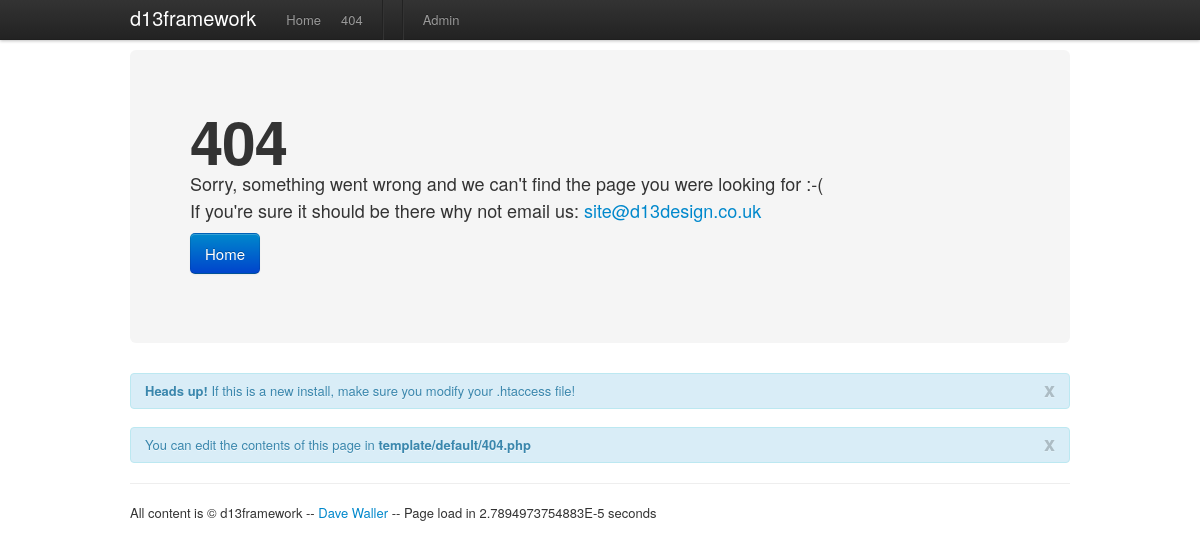
Before: / with the older database file.
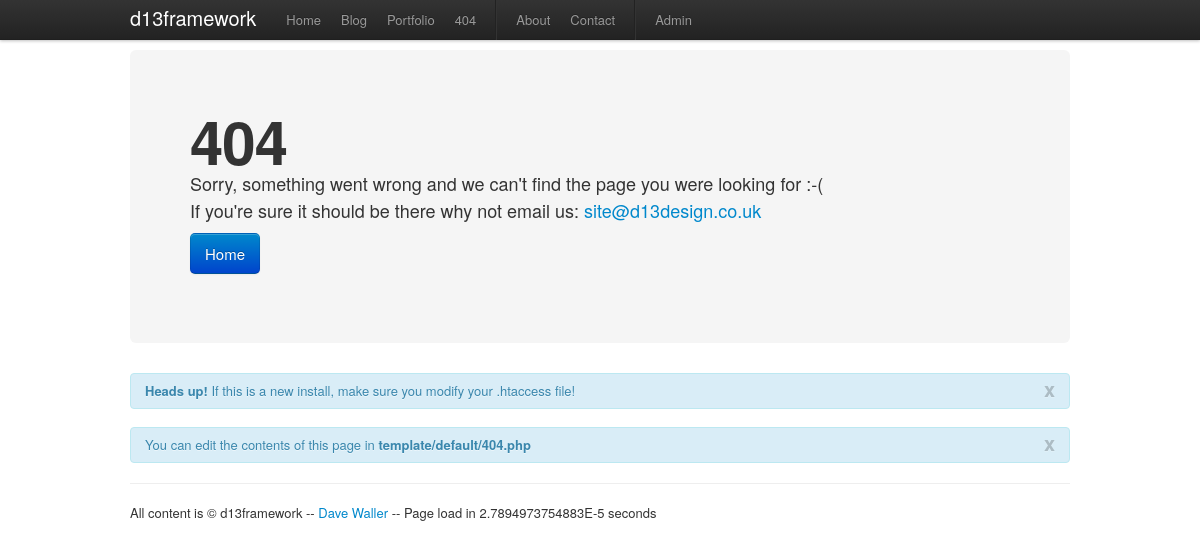
After: the same page with the newer database file.
### tables this page shows
CREATE TABLE `fw_sections` (
  `id` int(11) NOT NULL AUTO_INCREMENT,
  `title` text NOT NULL,
  `slug` text NOT NULL,
  PRIMARY KEY (`id`)
);

CREATE TABLE `fw_pages` (
  `id` int(11) NOT NULL AUTO_INCREMENT,
  `title` text NOT NULL,
  `slug` text NOT NULL,
  `contents` text NOT NULL,
  PRIMARY KEY (`id`)
);

### lib/config.inc.php (called while the page is built, shortened)
<?php
$path = "";
?>

### lib/route.inc.php (called while the page is built, shortened)
<?php
$u = $_SERVER['REQUEST_URI'];
$u = str_replace($path,"",$u);
$t = preg_split('[\\/]', $u, -1, PREG_SPLIT_NO_EMPTY);
$section = explode("?",$t[0]);
$a['section'] = $section[0];
$a['qs'] = $section[1];
$a['page'] = $t[1];
$a['items'] = array();
?>

### lib/helper.inc.php (the view, shortened to what this page needs)
<?php
function html_css($file,$rel="stylesheet"){
	echo '<link rel="'.$rel.'" type="text/css" href="'.SITE_URL.'/template/'.TEMPLATE.'/css/'.$file.'" />';
}
function html_link($link,$text,$linkClass='',$title='',$target='',$span=false){
	if($target=='' || !isset($target)) $target='_self';
	echo '<a href="'.$link.'" title="'.$title.'" class="'.$linkClass.'" target="'.$target.'">';
	echo $text;
	echo '</a>';
}
function list_pages($a){
	$result = mysql_query("SELECT * FROM ".TBL_PRE."pages");
	while($row = mysql_fetch_array($result)){
		if($a['section']=='pages' && $a['page']==$row['slug']){ $class="active"; }else{ $class=""; }
        echo '<li class="'.$class.'">';
		echo '</li>';
	}
}
function list_sections($a){
	$result = mysql_query("SELECT * FROM ".TBL_PRE."sections");
	while($row = mysql_fetch_array($result)){
		if($a['section']==$row['slug']){ $class="active"; }else{ $class=""; }
        echo '<li class="'.$class.'">';
		echo '</li>';
	}
}
?>

### index.php (shortened to what this page needs)
<?php
$time=explode(' ',microtime());$time=$time[1]+$time[0];$begintime=$time;
require_once 'lib/config.inc.php';
require_once 'lib/route.inc.php';
require_once 'lib/helper.inc.php';
if($a['section']!='admin'){
	require('template/'.TEMPLATE.'/header.php');
}else{
	require('template/admin/header.php');
}
require_once 'lib/loader.inc.php';
$time=explode(" ",microtime());$time=$time[1]+$time[0];$endtime=$time;$totaltime=($endtime-$begintime);
if($a['section']!='admin'){
	require('template/'.TEMPLATE.'/footer.php');
}else{
	require('template/admin/footer.php');
}
?>

### template/default/header.php (shortened to what this page needs)
<!DOCTYPE html>
<html lang="en">
	<head>
		<?php html_css('bootstrap.css'); ?>
	</head>
	<body onload="prettyPrint();">
		<div class="navbar navbar-fixed-top">
			<div class="navbar-inner">
				<div class="container">
					<?php html_link(create_path(),SITE_NAME,'brand'); ?>
					<ul class="nav">
						<li class="<?php if($a['section']=='') echo 'active'; ?>"><?php html_link(create_path(),'Home'); ?></li>
						<?php list_sections($a); ?>
						<li class="<?php if($a['section']=='404') echo 'active'; ?>"><?php html_link(create_path('404'),'404'); ?></li>
						<li class="divider-vertical"></li>
						<?php list_pages($a); ?>
						<li class="divider-vertical"></li>
						<li class="<?php if($a['section']=='admin') echo 'active'; ?>"><?php html_link(create_path('admin'),'Admin'); ?></li>
					</ul>
				</div>
			</div>
		</div>
		<div class="container" style="margin-top:50px;">

### lib/loader.inc.php (shortened to what this page needs)
<?php
if($a['section']==''){
	require_once('template/'.TEMPLATE.'/home.php');
}else{
	if($a['section']=='admin'){
		if(authenticated() && $a['page']!=''){
			require_once('admin-pages/'.$a['page'].'.php');
		}else if(authenticated()){
			require_once('admin-pages/dashboard.php');
		}else{
			require_once('admin-pages/index.php');
		}
	}else if($a['section']!='' && $a['page']==''){
		$result = mysql_query("SELECT * FROM ".TBL_PRE."sections WHERE slug='".$a['section']."'");
		$num_rows = mysql_num_rows($result);
		if($num_rows==0){
			require_once('template/'.TEMPLATE.'/404.php');
		}else{
			require_once('template/'.TEMPLATE.'/archive.php');
		}
	}else if($a['section']!='' && $a['page']!=''){
		$result = mysql_query("SELECT id FROM ".TBL_PRE."sections WHERE slug='".$a['section']."'");
		while($row = mysql_fetch_array($result)){ $section_id = $row['id']; }
		$result2 = mysql_query("SELECT * FROM ".TBL_PRE."articles WHERE slug='".$a['page']."' AND section_id=".$section_id);
		$num_rows = mysql_num_rows($result2);
		if($num_rows==0){
			require_once('template/'.TEMPLATE.'/404.php');
		}else{
			require_once('template/'.TEMPLATE.'/article.php');
		}
	}else{
		require_once('template/'.TEMPLATE.'/404.php');
	}
}
?>

### template/default/404.php (shortened to what this page needs)
<div class="hero-unit">
	<h1>404</h1>
	<p>Sorry, something went wrong and we can't find the page you were looking for :-(<br/>
	If you're sure it should be there why not email us: <?php html_link('mailto:'.SITE_EMAIL, SITE_EMAIL); ?></p>
	<p><?php html_link(create_path(),'Home','btn btn-primary btn-large'); ?></p>
</div>
<div class="alert alert-info">
	<a class="close" href="#" onclick="$('.alert').fadeOut();return false;">x</a>
	<strong>Heads up!</strong> If this is a new install, make sure you modify your .htaccess file!
</div>
<div class="alert alert-info">
	<a class="close" href="#" onclick="$('.alert').fadeOut();return false;">x</a>
	You can edit the contents of this page in <strong>template/<?php echo TEMPLATE; ?>/404.php</strong>
</div>

### template/default/footer.php (shortened to what this page needs)
			<footer class="footer">
				<p>All content is &copy; <?php echo SITE_NAME; ?> -- <?php html_link('mailto:'.SITE_EMAIL, SITE_AUTHOR); ?> -- Page load in <?php echo $totaltime; ?> seconds</p>
			</footer>
		</div>
	</body>
</html>

Changed rows visible on the page:
added fw_sections: title "Blog"
added fw_sections: title "Portfolio"
added fw_pages: title "About"
added fw_pages: title "Contact"
